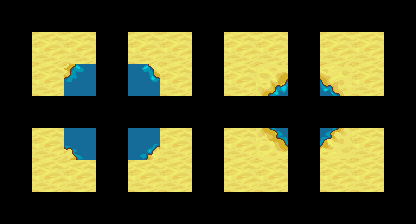

A level layout from a 2D game, rendered from its tile map. Below: a short description, then the map file with tile-grid data replaced by summaries:
An orthogonal 13x7 tile map with 32x32 px tiles, 3 tile layers (regions, input_set, output_sand).

<map version="1.0" orientation="orthogonal" width="13" height="7" tilewidth="32" tileheight="32">
 <properties>
  <property name="AutomappingRadius" value="1" />
 </properties>
 <tileset firstgid="1" name="sandwater" tilewidth="32" tileheight="32">
  <image source="../../img/sandwater.png" width="96" height="192" />
 </tileset>
 <layer name="regions" width="13" height="7">
  <data>[91 cells, 32 non-empty, 1 distinct tile ids]</data>
 </layer>
 <layer name="input_set" width="13" height="7">
  <data>[91 cells, 16 non-empty, 1 distinct tile ids]</data>
 </layer>
 <layer name="output_sand" width="13" height="7">
  <data>[91 cells, 8 non-empty, 8 distinct tile ids]</data>
 </layer>
</map>
